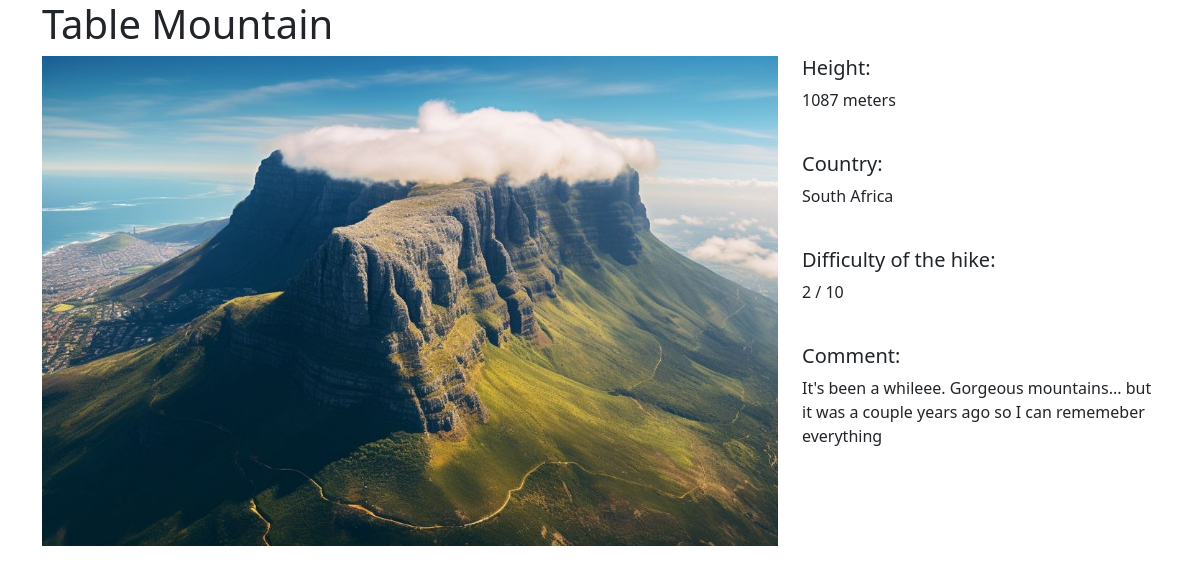
Page /mountains/3/ on the committed database.
### mountains/models.py (models this page shows)
class Mountain(models.Model):
    name = models.CharField(max_length=100) # works for short strings and specifies a maximum length
    height = models.IntegerField() # in meters
    country = models.CharField(max_length=100)
    difficulty = models.IntegerField() # number between 1 (easy) and 10 (fucking hardddd)
    comment = models.TextField() # good for longer text - CharField and TextField are built-in model field types (comes with Django)
    first_image = models.FileField(upload_to = "mountain_images/", blank = True)
    detail_image = models.FileField(upload_to = "mountain_images/", blank = True) # blank = True, so it is okay if no pic

### mountains/views.py (the view)
# urls.py: path("<int:pk>/", views.mountain_detail, name="mountain_detail"),
def mountain_detail(request, pk):
    mountain = Mountain.objects.get(pk=pk)
    context = {
        "mountain": mountain
    }
    return render(request, "mountains/mountain_detail.html", context)

### mountains/templates/mountains/mountain_detail.html
{% extends "base.html" %}
{% block page_content %}
<h1>{{ mountain.name }}</h1>
<div class="row">
    <div class="col-md-8">
        {% if mountain.first_image %}
            <img src="{{ mountain.detail_image.url }}" width="100%">
        {% endif %}
    </div>
    <div class="col-md-4">
        <h5>Height:</h5>
        <p>{{ mountain.height }} meters</p>
        <br>
        <h5>Country:</h5>
        <p>{{ mountain.country }}</p>
        <br>
        <h5>Difficulty of the hike:</h5>
        <p>{{ mountain.difficulty }} / 10</p>
        <br>
        <h5>Comment:</h5>
        <p>{{ mountain.comment }}</p>
    </div>
</div>
{% endblock page_content %}

### rows in the picture
Mountain: detail_image (picture), height "1087", country "South Africa", difficulty "2", comment "It's been a whileee. Gorgeous mountains... but it was a couple years ago so I can rememeber everything"
